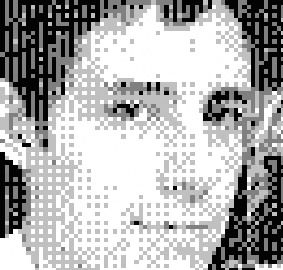
#> input picture test_images/test19.png, 283 x 270 px, found by its file name
$ jupyter execute --allow-errors photoGameboyCamera.ipynb   (shell and % lines are left out)
#> lines starting #> are read from the running program, lines starting #| are printed output that depends on the picture
In 1998 Nintendo released the Gameboy Camera. With this camera it was possible to take images in a resolution of 256x224 pixels (or 0.05734 megapixels). The screen resized your image to 190x144 pixels, and shows it in 4 shades of gray/green. Despite these limitations images you took are recognisable for us humans. In this post I show my adventures in improving the camera images using Deep Neural Networks!

[expand title="view helper functions"]something here[/expand]

Recently several applications of convolutional neural networks have been discovered. Examples are super-resolution (upscaling an image without loss), coloring (from grayscale to RGB), and <a href="https://arxiv.org/pdf/1504.06993.pdf" target="_blank">removing (JPEG) compression artifacts</a>. Another example is turning <a href="
https://arxiv.org/pdf/1606.03073v1.pdf" target="_blank">sketches into photorealistic face images</a>, discovered by Yağmur Güçlütürk, Umut Güçlü, Rob van Lier, and Marcel van Gerven. This last example inspired me to take gameboy camera images of faces and turn them into photorealistic images.

Back in 1998, the gameboy camera got the world record as "smallest digital camera" in the Guinness book of records. An accessory you could buy was the small printer you could use to print your images. When I was 10 years old we has one of these cameras at home, and used it a lot. Although we did not have the printer, taking pictures, editing them, and playing minigames was a lot of fun. Unfortunately I could not find my old camera (no colored young Roland pictures unfortunately), but I did buy a new one so I could test my application.

In the end the result turned out very good. The generated images are really great. Although we trained on a small part of the face even pictures of whole heads seem to turn out nice.

XXX IMAGE HERE OF THE RESULTS XXX

In this blogpost I will guide you through my progress of this project. Some boring parts are hidden, but can be expanded for the full story. With the code you should be able to replicate the results. <a href="https://github.com/rmeertens/convolutional_color_gameboy_camera" target="_blank">A Git repository can be found here.</a>

### Training data

Unfortunately, there is no training-data set with gameboy-camera images of faces together with the real picture of the person. To create a dataset I made a function that takes an image as input and creates an image with 4 shades of black. The shade is based on the mean and standard deviation of the image, to make sure that we always use 4 colors. If you look at original gameboy camera images you can see that they create gradients by alternating pixels to give the illusion of more colors. To immitate this I simply added noise on top of my original images. Note that if you want to experiment you can change the apply_effect_on_folder function to create images from sketches instead of gameboy camera images.

[cell 1]
import tensorflow as tf
import numpy as np
import matplotlib.pyplot as plt
import IPython.display as ipyd
import os
import random
import pickle
import cv2
from sklearn.decomposition import PCA
from libs import vgg16 # Download here! https://github.com/pkmital/CADL/tree/master/session-4/libs
from libs import gif
from libs import utils
IMAGE_PATH = "/home/roland/img_align_celeba_png" # DOWNLOAD HERE! http://mmlab.ie.cuhk.edu.hk/projects/CelebA.html
#> (the rest of this cell did not finish here and is left out)

As you can see the random noise on top of the image creates the "gradients" you see in the gameboy camera images that give the illusion of more than 4 colors. Note that a downside of the crop function I programmed is that the background of the images is not really visible (even parts of the chin are hidden).

### Data preprocessing
The preprocessing step of the project is normalising the input images. Hidden is the code that loads 30.000 training images and calculates the mean and standard deviation of the gameboy images and the original images. Just because it looks cool, this is the mean of both:

[cell 2]
name_save_mean_std = "mean_std_sketches.npy"
name_save_color_mean_std = "mean_std_color.npy"
#> (the rest of this cell did not finish here and is left out)

### Helper functions
To ease the programming I created several helper functions for operations in my graph. These are the functions I used.
Note that there are two types of deconvolution layers: the conv2d_transpose and the resize type.
In the beginning I only programmed the first one, but this gave me problems with strange patterns on top of my images.

Thanks to this post http://distill.pub/2016/deconv-checkerboard/ I found out about the alternative deconvolution layer and implemented that one.

[cell 3]
# [26 lines left out: functions conv_layer, residual_layer, transpose_deconvolution_layer, resize_deconvolution_layer, not called in this run]

def deconvolution_layer(input_tensor,used_weights,new_shape,stride,scope_name):
    return resize_deconvolution_layer(input_tensor,used_weights,new_shape,stride,scope_name)


def output_between_zero_and_one(output):
    output +=1
    return output/2

### Loss functions

In the sketch-to-photorealistic-image paper the authors use three different loss functions: pixel-loss, style-loss, and a smoothing-loss. I use the same functions for my project.

[cell 4]
# [34 lines left out: functions get_style_layer_vgg16, get_style_loss, get_smooth_loss, get_pixel_loss, not called in this run]

### The network
The network consists of many convolutional layers for scaling the image down, adding/removing information, and scaling it back to the size we want it to be. The network is inspired by the paper "Convolutional Sketch Inversion", but there are some minor difference. One thing I ignored is the batch normalisation layer. Although it is easy to add my network, this network already trained fast enough. Another thing I did was use only two residual layers, this is mostly because of my lack of computing power.

#> (a cell that did not finish here is left out)

#> (a cell that did not finish here is left out)

### Results
After explainig the image generation methods and network, it is time for running the network! It is really interesting to see the output of the network over time. I display several of them, and all of them in a sped-up version in the GIF that is generated at the end of the training epochs.

[cell 7]
n_epochs = 5000
batch_size = 32

#> (the rest of this cell did not finish here and is left out)

### Testdata
To test my algorithm I tried to convert the following data using the trained network:
- testdata from the celebrity dataset
- images from people I found using Google Images by typing in "gameboy camera"
- faces that are in the gameboy camera (also found online)
- pictures of my face

### Testdata from the celebrity dataset

#> (a cell that did not finish here is left out)

This all looks pretty good to me. This was expected, as these images were taken with the same restrictions as the trainset.

### Images from the internet

[cell 9]
def show_colored_pictures(test_pictures):
    for name_picture in test_pictures:
        path_file = os.path.join(name_picture)
        image = plt.imread(path_file)
#> image is the input picture: shape (270, 283, 3) float32; min 0.0118, max 1, mean 0.685
        image = cv2.resize(image,(96,96))
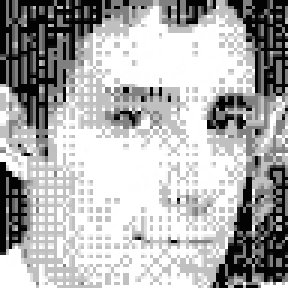
#> image: shape (96, 96, 3) float32 (shown 3 times larger); min 0.0118, max 1, mean 0.686
        image = cv2.cvtColor(image,cv2.COLOR_BGR2GRAY)
#> image: shape (96, 96) float32
        in_x = np.array([image])
        if NORMALISE_INPUT:
            in_x = normalise_numpy_images(in_x,mean_sketch,stdeviation_sketch)
        in_x = np.expand_dims(in_x,3)

        colored_images = sess.run(output, feed_dict={input_placeholder:in_x})

        fig = plt.figure()
        plt.subplot(121)
        plt.imshow(image,cmap='gray')
        plt.subplot(122)
        plt.imshow(colored_images[0])
        plt.show()


test_pictures = ['test19.png','test18.png','test1.png','test2.png','test3.png']
#> (the rest of this cell did not finish here and is left out)

I was impressed with how well these images turned out given that they do not follow the pattern as the train images. Even though the eyes are on a different spot, and a larger area was cropped around the face, I think the network created pretty good images.

### Images from the gameboy itself
When trying to display an empty animation the gameboy camera has several faces it can display warning you that you have to create an animation first. I took two of these faces and tried colorizing them.

[cell 10]
test_pictures = ['test4.png','test5.png']

#> (the rest of this cell did not finish here and is left out)

Looks pretty good to me!

### Images I took
A big problem trying to create color images from my own face was getting them off the gameboy camera. Buying the camera was easy, but finding a gameboy printer was impossible. Although somebody made a cable to put the images through the link cable on your pc, this also was impossible to find. What was left was the great method of taking images of the screen. A problem with this approach is that the lighting is always a lot off. As our network is trained on images that have equal lightning this posed a bit of a problem. This was a problem that was not easy to solve, and we have to do with colored images from noisy input.

[cell 11]
test_pictures = ['test25.png','test27.png','test31.png']
#> test_pictures = ['test25.png', 'test27.png', 'test31.png']
#> (the rest of this cell did not finish here and is left out)


$ run again, with illustrations/download-4-1.png copied over test_images/test19.png
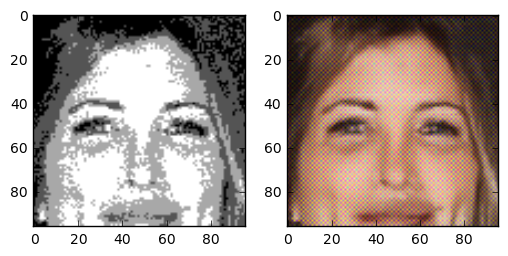
#> input picture illustrations/download-4-1.png, 508 x 256 px, found by its file name
#> in show_colored_pictures, image is the input picture: shape (256, 508, 4) float32; mean R, G, B, A 0.675, 0.624, 0.6, 0.703
#> in show_colored_pictures, `image = cv2.resize(image,(96,96))`:
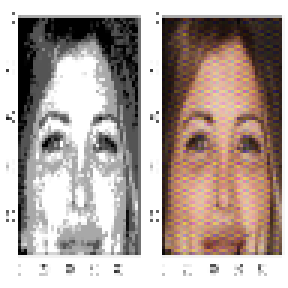
#> image: shape (96, 96, 4) float32 (shown 3 times larger); mean R, G, B, A 0.674, 0.624, 0.599, 0.7; transparent parts drawn white
#> in show_colored_pictures, `image = cv2.cvtColor(image,cv2.COLOR_BGR2GRAY)`:
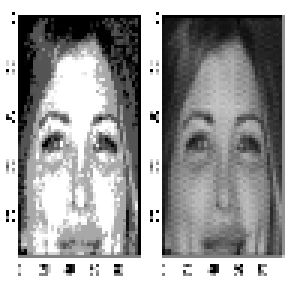
#> image: shape (96, 96) float32 (shown 3 times larger); min 0, max 1, mean 0.622
#> test_pictures = ['test25.png', 'test27.png', 'test31.png']

$ run again, with illustrations/download-5.png copied over test_images/test19.png
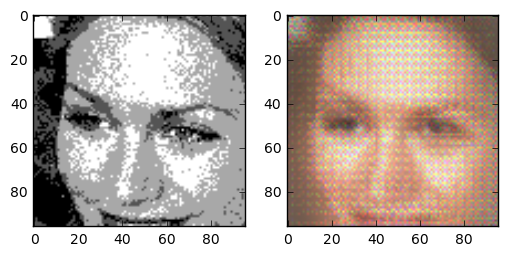
#> input picture illustrations/download-5.png, 508 x 256 px, found by its file name
#> in show_colored_pictures, image is the input picture: shape (256, 508, 4) float32; mean R, G, B, A 0.732, 0.682, 0.65, 0.703
#> in show_colored_pictures, `image = cv2.resize(image,(96,96))`:
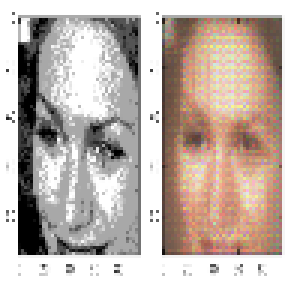
#> image: shape (96, 96, 4) float32 (shown 3 times larger); mean R, G, B, A 0.731, 0.68, 0.649, 0.7; transparent parts drawn white
#> in show_colored_pictures, `image = cv2.cvtColor(image,cv2.COLOR_BGR2GRAY)`:
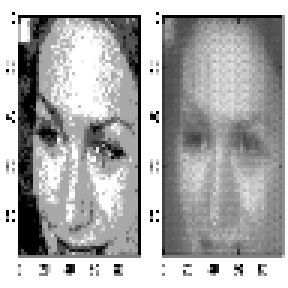
#> image: shape (96, 96) float32 (shown 3 times larger); min 0, max 1, mean 0.677
#> test_pictures = ['test25.png', 'test27.png', 'test31.png']

$ run again, with illustrations/download-6.png copied over test_images/test19.png
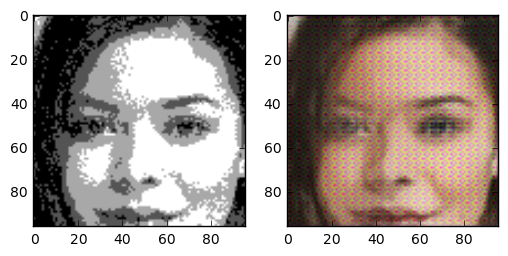
#> input picture illustrations/download-6.png, 508 x 256 px, found by its file name
#> in show_colored_pictures, image is the input picture: shape (256, 508, 4) float32; mean R, G, B, A 0.661, 0.619, 0.594, 0.703
#> in show_colored_pictures, `image = cv2.resize(image,(96,96))`:
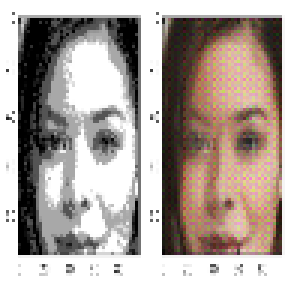
#> image: shape (96, 96, 4) float32 (shown 3 times larger); mean R, G, B, A 0.661, 0.619, 0.594, 0.7; transparent parts drawn white
#> in show_colored_pictures, `image = cv2.cvtColor(image,cv2.COLOR_BGR2GRAY)`:
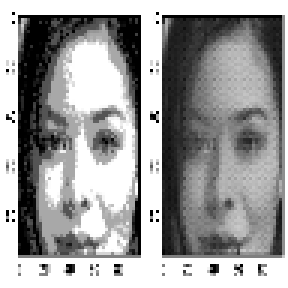
#> image: shape (96, 96) float32 (shown 3 times larger); min 0, max 1, mean 0.616
#> test_pictures = ['test25.png', 'test27.png', 'test31.png']
